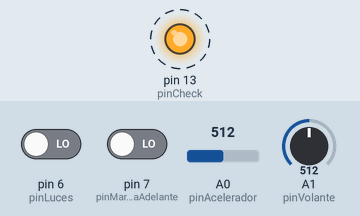
A sketch run on a simulated Arduino Uno, built with avr-gcc and run on an emulated ATmega328P. Parts: output pins drawn as LEDs (lit = HIGH). Dashed ring = blinking. The inputs (shaded band) are chosen by the test bench; at power-on: A0 (pinAcelerador) = 512, A1 (pinVolante) = 512, pin 6 (pinLuces) LOW, pin 7 (pinMarchaAdelante) LOW. No radio packets arrive unless stated; what the sketch prints to the serial monitor is not drawn.

Above: at 1.27 s.
1.3 s: A0 (pinAcelerador) set to 108
4.3 s: A0 (pinAcelerador) set to 91
7.3 s: A1 (pinVolante) set to 105
10.3 s: A1 (pinVolante) set to 89
Timing chart, 0 to 14.3 s (numbered marks = the images above; inputs shaded):
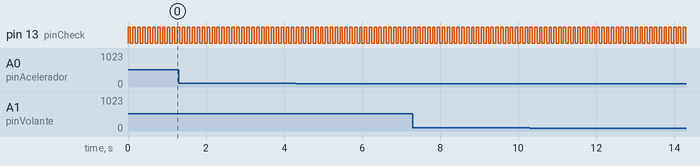

The sketch:

transmisor_test_001_entradas.ino
```cpp
#include <VirtualWire.h>

const int pinData = 12; // cambio el puerto de entrada de datos del mando.
const int pinCheck = 13; // pin de comprobar que est funcionando

const int pinAcelerador = A0;
const int pinVolante = A1;
const int pinMarchaAdelante = 7;
const int pinLuces = 6;

int Acelerador = 0; // valor de 0 a 1023 de cmo acelera.
int Volante = 0; // valor del sensor de giro
int MarchaAdelante = true; // valor de si anda hacia adelante o hacia atrs
int Luces = false; // si estn o no las luces conectadas.

int contador = 0;
int salidaCheck=0;

String SSend; // Codigo a enviar
char msg[13]; // cadena de caracteres

void setup()
{
pinMode(pinMarchaAdelante,INPUT); // de entrada
pinMode(pinLuces,INPUT); // de entrada
pinMode(pinCheck,OUTPUT); // de entrada
vw_setup(2000); // Bits per sec. Lo cambio de 2000
vw_set_tx_pin(pinData);
Serial.begin(9600); // empiezo comunicacin serie
// Por defecto el pin de transmisin es el numero 12
}

void loop()
{
// **********************
// Valores de los sensores
// **********************

//Valor del acelerador
Acelerador=analogRead(pinAcelerador);
//Valor del volante
Volante=analogRead(pinVolante);
//Valor de las Luces
Luces=digitalRead(pinLuces);
//Valor de si estoy en marcha adelante o atras
MarchaAdelante=digitalRead(pinMarchaAdelante);

// **********************
// Mostrar en Serial
// **********************

Serial.print("Acelerador: ");
Serial.print(Acelerador);
Serial.print(" - ");
Serial.print("Volante: ");
Serial.print(Volante);
Serial.print(" - ");
Serial.print("Luces: ");
Serial.print(Luces);
Serial.print(" - ");
Serial.print("A/D: ");
Serial.print(MarchaAdelante);
Serial.print(" Check: ");
Serial.print(salidaCheck);
Serial.println("");

contador=contador+1;
salidaCheck = (contador%100)%2;
digitalWrite(pinCheck,salidaCheck);


// ******************************************
// Convertir los datos en cadena alfanumerica
// ******************************************
SSend = String("AA"); //Codigo de la tarjeta
SSend+= formateo(Acelerador);
SSend+= formateo(Volante);
SSend+= String(MarchaAdelante);
SSend+= String(Luces);
// Serial.println(SSend);

SSend.toCharArray(msg,13);
vw_send((uint8_t *)msg, strlen(msg));

delay(10); // retraso en la recepcion del mensaje
}

// funcion que formatea los numeros
String formateo (int numero) {
  char cadena[5];
  cadena[0]='0'+(numero/1000);
    numero = numero - 1000*round(numero/1000);
  cadena[1]='0'+(numero/100);
    numero = numero - 100*round(numero/100);
  cadena[2]='0'+(numero/10);
    numero = numero - 10*round(numero/10);
  cadena[3]='0'+(numero%10);
  cadena[4]='\0'; //terminar cadena
  return String(cadena);
}
```

Measured:
- by itself, pin 13 (pinCheck): alternates HIGH for 0.06 s and LOW for 0.06 s
